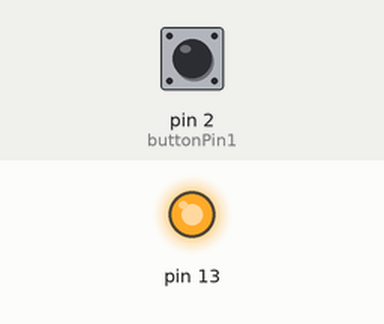
Bench run of a sketch on a simulated Arduino Uno, built with avr-gcc and run on an emulated ATmega328P. On the bench: output pins drawn as LEDs (lit = HIGH). The test bench sets the inputs (shaded band); at power-on: pin 2 (buttonPin1) LOW. No radio packets arrive unless stated; what the sketch prints to the serial monitor is not drawn.

Above: at 0.2 s.
Timing chart, 0 to 1.7 s (numbered marks = the images above):
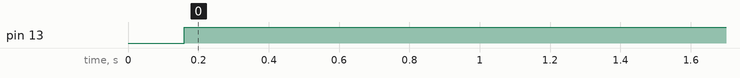

Measured:
- by itself, pin 13: LOW → HIGH at 0.16 s

The sketch:

Transmitter.ino
```cpp
#include <VirtualWire.h>

char *controller;
const int buttonPin1 = 2;
int buttonState1 = 0;
void setup() {
  // put your setup code here, to run once:
  Serial.begin(9600);
  pinMode(buttonPin1, INPUT);

  pinMode(13, OUTPUT);
  vw_set_ptt_inverted(true);  //
  vw_set_tx_pin(12);
  vw_setup(4000);  // speed of data transfer Kbps
  delay(100);
}
void loop() {
  buttonState1 = digitalRead(buttonPin1);
  Serial.println(controller);

  if (buttonState1 == HIGH) {

    controller = "1";
    vw_send((uint8_t *)controller, strlen(controller));
    vw_wait_tx();  // Wait until the whole message is gone
    digitalWrite(13, LOW);

  } else {
    controller = "0";
    vw_send((uint8_t *)controller, strlen(controller));
    vw_wait_tx();  // Wait until the whole message is gone
    digitalWrite(13, HIGH);
  }
}
```
